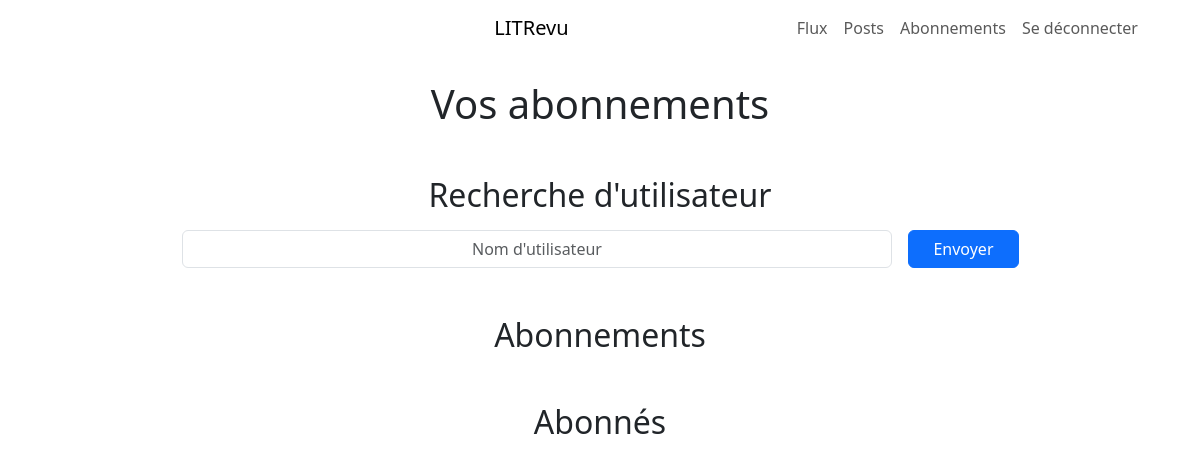
/subscription/ (signed in), run on an earlier commit of the app's database.
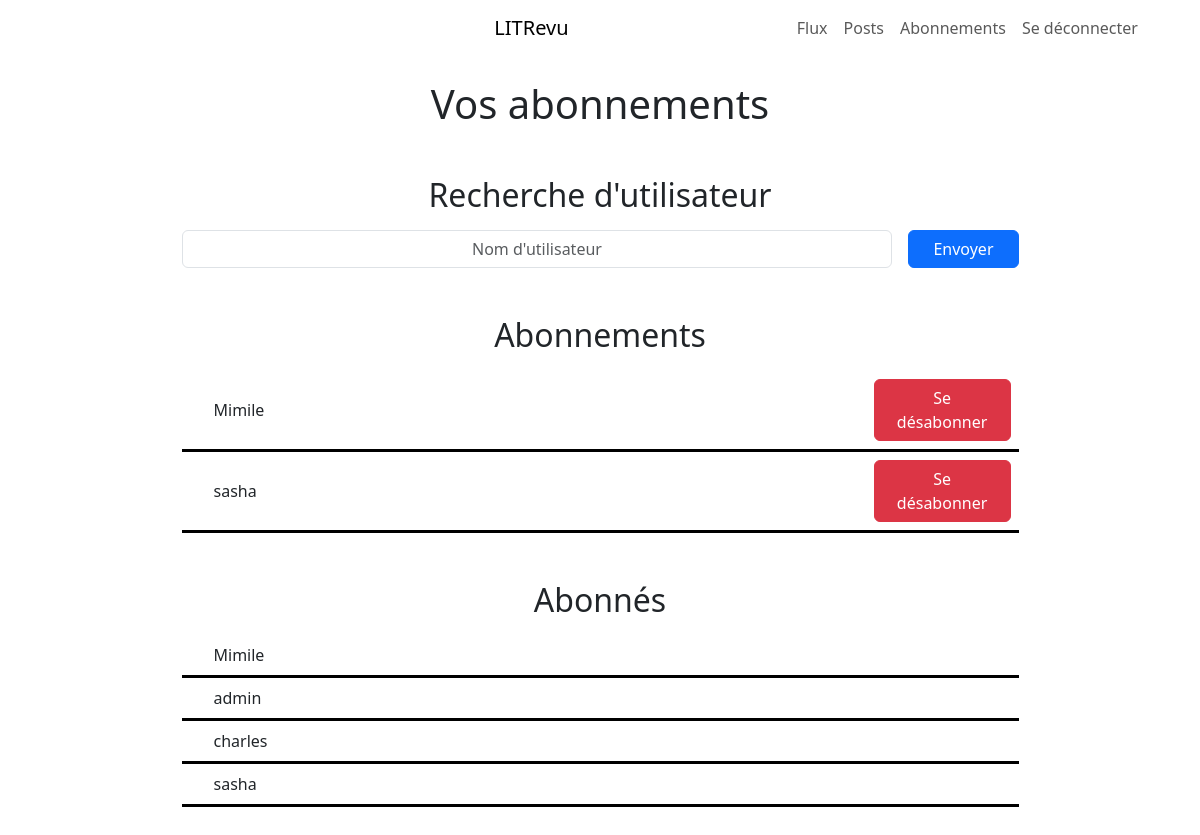
And on a later commit of the database.
### blog/models.py (models this page shows)
class UserFollows(models.Model):
    user = models.ForeignKey(
        to=settings.AUTH_USER_MODEL,
        on_delete=models.CASCADE,
        related_name="following",
    )
    followed_user = models.ForeignKey(
        to=settings.AUTH_USER_MODEL,
        on_delete=models.CASCADE,
        related_name="followed_by",
    )
    class Meta:
        unique_together = (
            "user",
            "followed_user",
        )

### authentication/models.py (models this page shows)
class User(AbstractUser):
    pass

### blog/views.py (the view, shortened to what this page needs)
# urls.py: path("subscription/", blog.Subscription.as_view(), name="subscription"),
class Subscription(LoginRequiredMixin, View):
    username = ""
    def get(self, request):
        form = UsernameForm()
        following = request.user.following.all().order_by(
            "followed_user__username"
        )
        followed_by = request.user.followed_by.all().order_by("user__username")
        context = {
            "subscription_form": form,
            "following": following,
            "followed_by": followed_by,
        }
        return render(request, "blog/subscription.html", context)

### blog/forms.py
class UsernameForm(forms.Form):
    username = forms.CharField(
        max_length=150,
        widget=forms.TextInput(
            attrs={
                "placeholder": "Nom d'utilisateur",
                "class": "form-control centered-input",
            }
        ),
        label="",  # No label
        help_text="",  # No help text
    )

### blog/templates/blog/subscription.html (shortened to what this page needs)
{% extends 'base.html' %}
{% block content %}
{% include 'partial/navbar.html' %}
<div class="container my-4">
    <div class="col-9 mx-auto">
        <h1 class="text-center mb-5">Vos abonnements</h1>
        <div class="text-center">
            <h2 class="mb-3">Recherche d'utilisateur</h2>
            <form method="post" class="d-flex">
                <div class="col">
                    {{ subscription_form.username }}
                </div>
                <div class="col-auto ms-3">
                    <button type="submit" class="btn btn-primary px-4">Envoyer</button>
                </div>
            </form>
        </div>
        <div>
            <h2 class="text-center mt-5 mb-3">Abonnements</h2>
            {% for follow in following %}
            <div class="d-flex justify-content-between align-items-center border-bottom border-3 border-black p-2">
                <div class="ms-4">
                    {{ follow.followed_user.username }}
                </div>
                <a href="{% url 'unsubscribe' follow.followed_user.id %}" class="col-2 btn btn-danger">Se
                    désabonner</a>
            </div>
            {% endfor %}
        </div>
        <div class="mb-5">
            <h2 class="text-center mt-5 mb-3">Abonnés</h2>
            {% for follower in followed_by %}
            <div class="d-flex justify-content-start border-bottom border-3 border-black p-2">
                <div class="ms-4">
                    {{ follower.user.username }}
                </div>
            </div>
            {% endfor %}
        </div>
    </div>
</div>
{% endblock %}

### templates/base.html (shortened to what this page needs)
{% load static %}
<!DOCTYPE html>
<html lang="fr">
<head>
        <link href="https://cdn.jsdelivr.net/npm/bootstrap@5.3.3/dist/css/bootstrap.min.css" rel="stylesheet"
>
        <link rel="stylesheet" href="{% static 'styles.css' %}">
</head>
<body class="">
        {% block content %}
        {% endblock %}
</body>
</html>

### templates/partial/navbar.html (shortened to what this page needs)
<div class="container">
    <nav class="navbar navbar-expand-lg">
        <div class="container-fluid">
            <div class="d-flex justify-content-between w-100">
                <a class="navbar-brand mx-auto" href="{% url 'feed' %}">LITRevu</a>
                <div class="d-flex">
                    <div class="collapse navbar-collapse" id="navbarNav">
                        <ul class="navbar-nav ms-auto">
                            <li class="nav-item">
                                <a class="nav-link" href="{% url 'feed' %}">Flux</a>
                            </li>
                            <li class="nav-item">
                                <a class="nav-link" href="{% url 'posts' %}">Posts</a>
                            </li>
                            <li class="nav-item">
                                <a class="nav-link" href="{% url 'subscription' %}">Abonnements</a>
                            </li>
                            <li class="nav-item">
                                <a class="nav-link" href="{% url 'logout' %}">Se déconnecter</a>
                            </li>
                        </ul>
                    </div>
                </div>
            </div>
        </div>
    </nav>
</div>

### static/styles.css (style rules this page uses)
.centered-input { text-align: center; }
.centered-input::placeholder { text-align: center; }

What changed in the data, as far as the page shows it:
added UserFollows: followed_user.username "Mimile", shown under "Abonnements"
added UserFollows: followed_user.username "sasha", shown under "Abonnements"
added UserFollows: user.username "Mimile", shown under "Abonnés"
added UserFollows: user.username "admin", shown under "Abonnés"
added UserFollows: user.username "charles", shown under "Abonnés"
added UserFollows: user.username "sasha", shown under "Abonnés"
